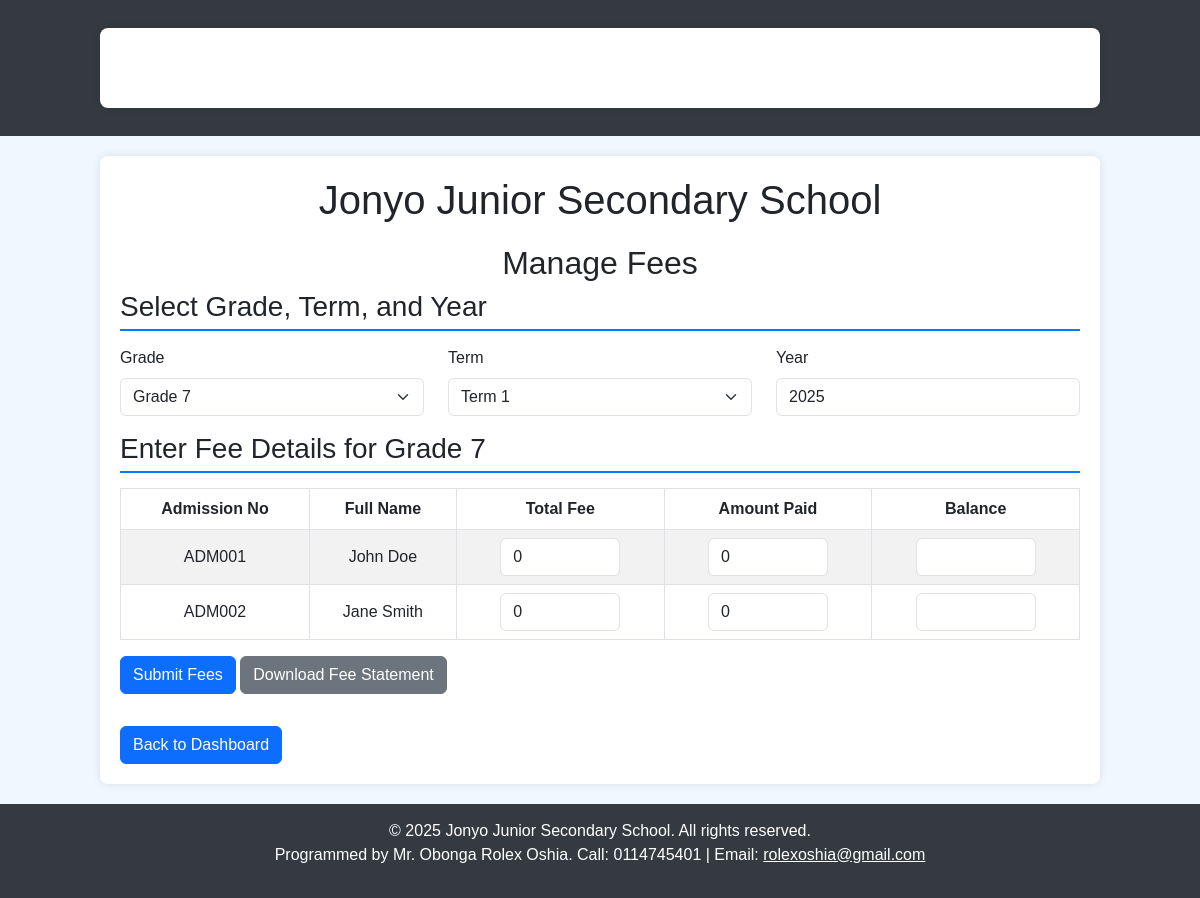
The page /manage_fees (signed in) on the database its author committed.
### tables this page shows
CREATE TABLE learners (
        id INTEGER PRIMARY KEY AUTOINCREMENT,
        full_name TEXT,
        admission_no TEXT UNIQUE,
        grade TEXT,
        parent_phone TEXT,
        photo_path TEXT
    );

### app.py (the view, shortened to what this page needs)
@app.route('/manage_fees', methods=['GET', 'POST'])
@login_required
def manage_fees():
    if session.get('role') not in ['admin', 'bursar']:
        flash('Unauthorized access.', 'danger')
        return redirect(url_for('login'))
    conn = sqlite3.connect('jonyo_school.db')
    c = conn.cursor()
    grades = ['Grade 7', 'Grade 8', 'Grade 9']
    terms = []
    try:
        c.execute("PRAGMA table_info(term_info)")
        columns = [col[1] for col in c.fetchall()]
        if 'is_active' in columns:
            c.execute("SELECT term FROM term_info WHERE is_active=1")
        else:
            c.execute("SELECT term FROM term_info ORDER BY id DESC LIMIT 1")
        terms = [row[0] for row in c.fetchall()]
    except sqlite3.Error as e:
        flash(f'Database error fetching terms: {str(e)}', 'danger')
        print(f"Error fetching terms: {str(e)}")
    selected_grade = request.form.get('grade', grades[0])
    term = request.form.get('term', terms[0] if terms else 'Term 1')
    year = request.form.get('year', str(datetime.now().year))
    students = []
    if selected_grade in grades:
        try:
            c.execute("SELECT admission_no, full_name FROM learners WHERE grade=?", (selected_grade,))
            students = c.fetchall()
        except sqlite3.Error as e:
            flash(f'Database error fetching students: {str(e)}', 'danger')
            print(f"Error fetching students: {str(e)}")
    conn.close()
    return render_template('manage_fees.html',
                          grades=grades,
                          terms=terms,
                          selected_grade=selected_grade,
                          term=term,
                          year=year,
                          students=students,
                          current_year=datetime.now().year)

### app.py (called while the page is built, shortened)
@app.context_processor
def inject_tokens():
    delete_token = hashlib.md5(f"{current_user.id if current_user.is_authenticated else 'guest'}{app.config['SECRET_KEY']}{int(time.time())//3600}".encode()).hexdigest()
    return dict(delete_token=delete_token, csrf_token=lambda: session.get('csrf_token', ''))

@login_manager.user_loader
def load_user(user_id):
    try:
        conn = sqlite3.connect('jonyo_school.db')
        c = conn.cursor()
        c.execute("SELECT id, username, role, full_name FROM users WHERE id=?", (user_id,))
        user_data = c.fetchone()
        if user_data:
            session['role'] = user_data[2]
            session['full_name'] = user_data[3]
            conn.close()
            return User(user_data[0], user_data[1], user_data[2], user_data[3])
    except sqlite3.Error as e:
        logging.error(f"Database error in load_user for user_id {user_id}: {str(e)}")
        return None

### templates/manage_fees.html (shortened to what this page needs)
<!DOCTYPE html>
<html lang="en">
<head>
    <link rel="stylesheet" href="https://cdn.jsdelivr.net/npm/bootstrap@5.3.0/dist/css/bootstrap.min.css">
</head>
<body>
    <nav class="navbar navbar-expand-lg">
        <div class="container">
            <a class="navbar-brand" href="{{ url_for('bursar_dashboard' if session['role'] == 'bursar' else 'admin_dashboard') }}">Jonyo Junior Secondary School</a>
            <div class="collapse navbar-collapse">
                <ul class="navbar-nav ms-auto">
                    <li class="nav-item"><a class="nav-link" href="{{ url_for('logout') }}">Logout</a></li>
                </ul>
            </div>
        </div>
    </nav>
    <div class="container">
        <h1 class="school-header">Jonyo Junior Secondary School</h1>
        <h2 class="text-center">Manage Fees</h2>
        <h3 class="section-title">Select Grade, Term, and Year</h3>
        <form method="POST" action="{{ url_for('manage_fees') }}">
            <div class="row mb-3">
                <div class="col-md-4">
                    <label for="grade" class="form-label">Grade</label>
                    <select name="grade" id="grade" class="form-select" onchange="this.form.submit()">
                        {% for grade in grades %}
                            <option value="{{ grade }}" {{ 'selected' if grade == selected_grade }}>{{ grade }}</option>
                        {% endfor %}
                    </select>
                </div>
                <div class="col-md-4">
                    <label for="term" class="form-label">Term</label>
                    <select name="term" id="term" class="form-select">
                        {% for t in terms %}
                            <option value="{{ t }}" {{ 'selected' if t == term }}>{{ t }}</option>
                        {% endfor %}
                    </select>
                </div>
                <div class="col-md-4">
                    <label for="year" class="form-label">Year</label>
                    <input type="number" name="year" id="year" class="form-control" value="{{ year }}" min="2020" max="2030" required>
                </div>
            </div>
            {% if students %}
                <h3 class="section-title">Enter Fee Details for {{ selected_grade }}</h3>
                <div class="table-responsive">
                    <table class="table table-striped table-bordered">
                        <thead>
                            <tr>
                                <th>Admission No</th>
                                <th>Full Name</th>
                                <th>Total Fee</th>
                                <th>Amount Paid</th>
                                <th>Balance</th>
                            </tr>
                        </thead>
                        <tbody>
                            {% for student in students %}
                                <tr>
                                    <td>{{ student[0] }}</td>
                                    <td class="full-name">{{ student[1] }}</td>
                                    <td>
                                        <input type="number" name="total_fee_{{ student[0] }}" class="form-control fee-input" min="0" value="0" required>
                                    </td>
                                    <td>
                                        <input type="number" name="amount_paid_{{ student[0] }}" class="form-control fee-input" min="0" value="0" required>
                                    </td>
                                    <td>
                                        <input type="number" name="balance_{{ student[0] }}" class="form-control fee-input" readonly>
                                    </td>
                                </tr>
                            {% endfor %}
                        </tbody>
                    </table>
                </div>
                <div class="mb-3">
                    <button type="submit" name="submit_fees" class="btn btn-primary">Submit Fees</button>
                    <a href="{{ url_for('manage_fees', grade=selected_grade, term=term, year=year, download='true') }}" class="btn btn-secondary">Download Fee Statement</a>
                </div>
            {% else %}
                <p class="text-warning">No students found for {{ selected_grade }}.</p>
            {% endif %}
        </form>
        <a href="{{ url_for('bursar_dashboard' if session['role'] == 'bursar' else 'admin_dashboard') }}" class="btn btn-primary mt-3">Back to Dashboard</a>
    </div>
    <footer class="footer">
        <p>© {{ current_year }} Jonyo Junior Secondary School. All rights reserved.<br>
        Programmed by Mr. Obonga Rolex Oshia. Call: 0114745401 | Email: <a href="mailto:rolexoshia@gmail.com">rolexoshia@gmail.com</a></p>
    </footer>
</body>
</html>

### templates/manage_fees.html (style rules this page uses)
body { background-color: #f0f8ff; font-family: Arial, sans-serif; }
.navbar, .footer { background-color: #343a40; color: #ffffff; }
.navbar-brand, .nav-link, .footer a { color: #ffffff !important; }
.container { margin: 20px auto; padding: 20px; background-color: #ffffff; border-radius: 8px; box-shadow: 0 0 10px rgba(0,0,0,0.1); max-width: 1000px; }
.footer { text-align: center; padding: 15px 0; position: relative; bottom: 0; width: 100%; }
.section-title { border-bottom: 2px solid #007bff; padding-bottom: 5px; margin-bottom: 15px; }
.school-header { text-align: center; margin-bottom: 20px; }
.table th, .table td { vertical-align: middle; text-align: center; }
.table .full-name { white-space: normal; word-wrap: break-word; max-width: 200px; }
.table .fee-input { width: 120px; margin: 0 auto; }

### rows shown on the page
learners: admission_no "ADM001", full_name "John Doe"
learners: admission_no "ADM002", full_name "Jane Smith"

### other values the page prints
{{ selected_grade }} "Grade 7"
form field grade "Grade 7"
form field term "Term 1"
